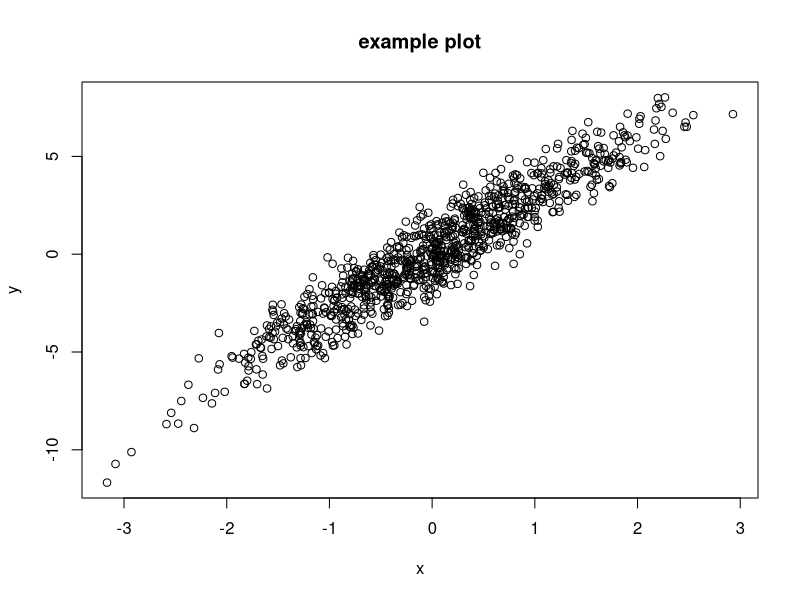

Source code (R):
# example script to update, push, and pull

x <- rnorm(1000)
y <- 3*x + rnorm(1000)
plot(x,y,type='p',main="example plot")

x2 <- rnorm(1000,mean=30,sd=4)
y2 <- 4*x2 + rnorm(1000)
